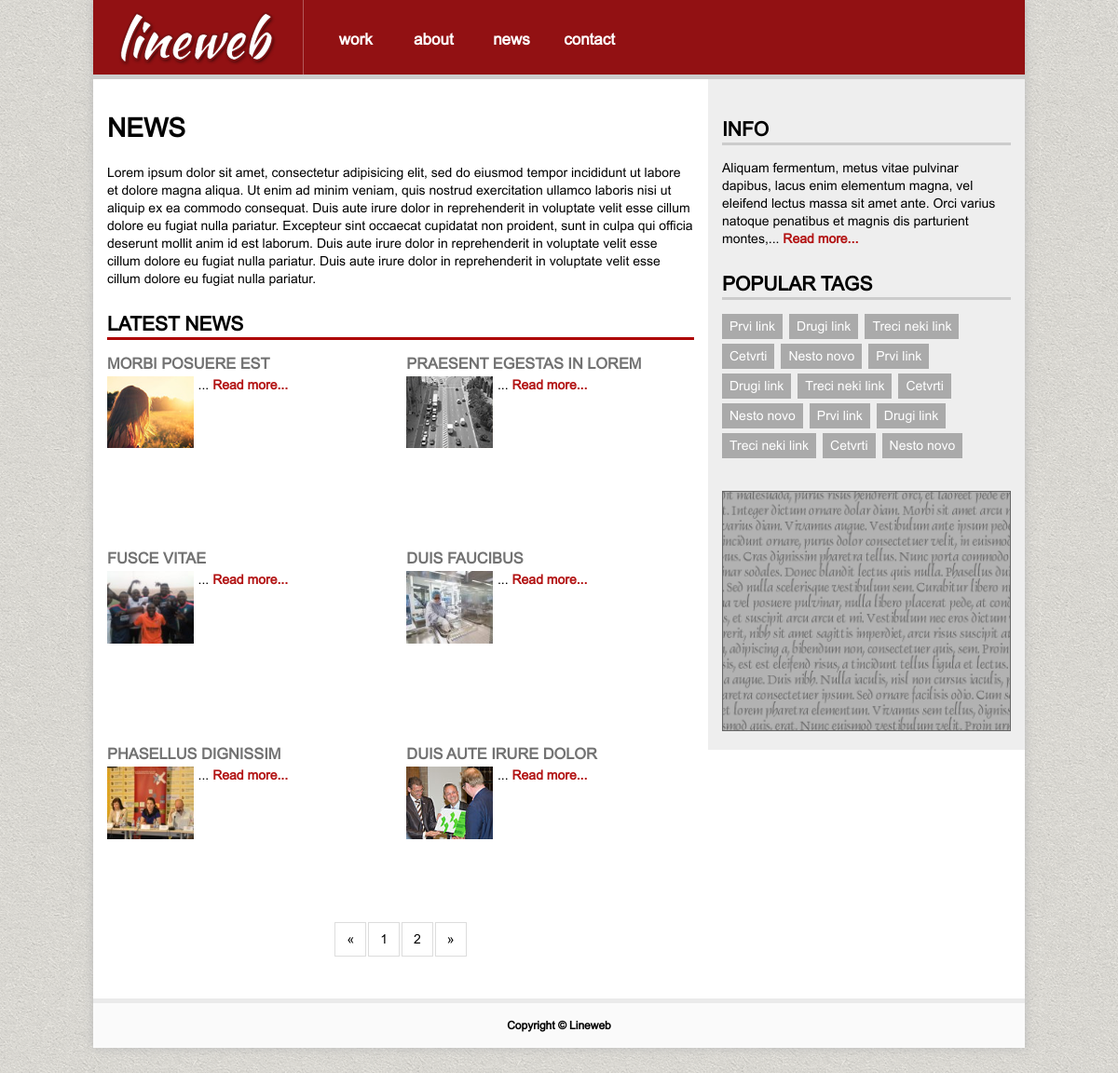
The page /news/index on the database as committed earlier.
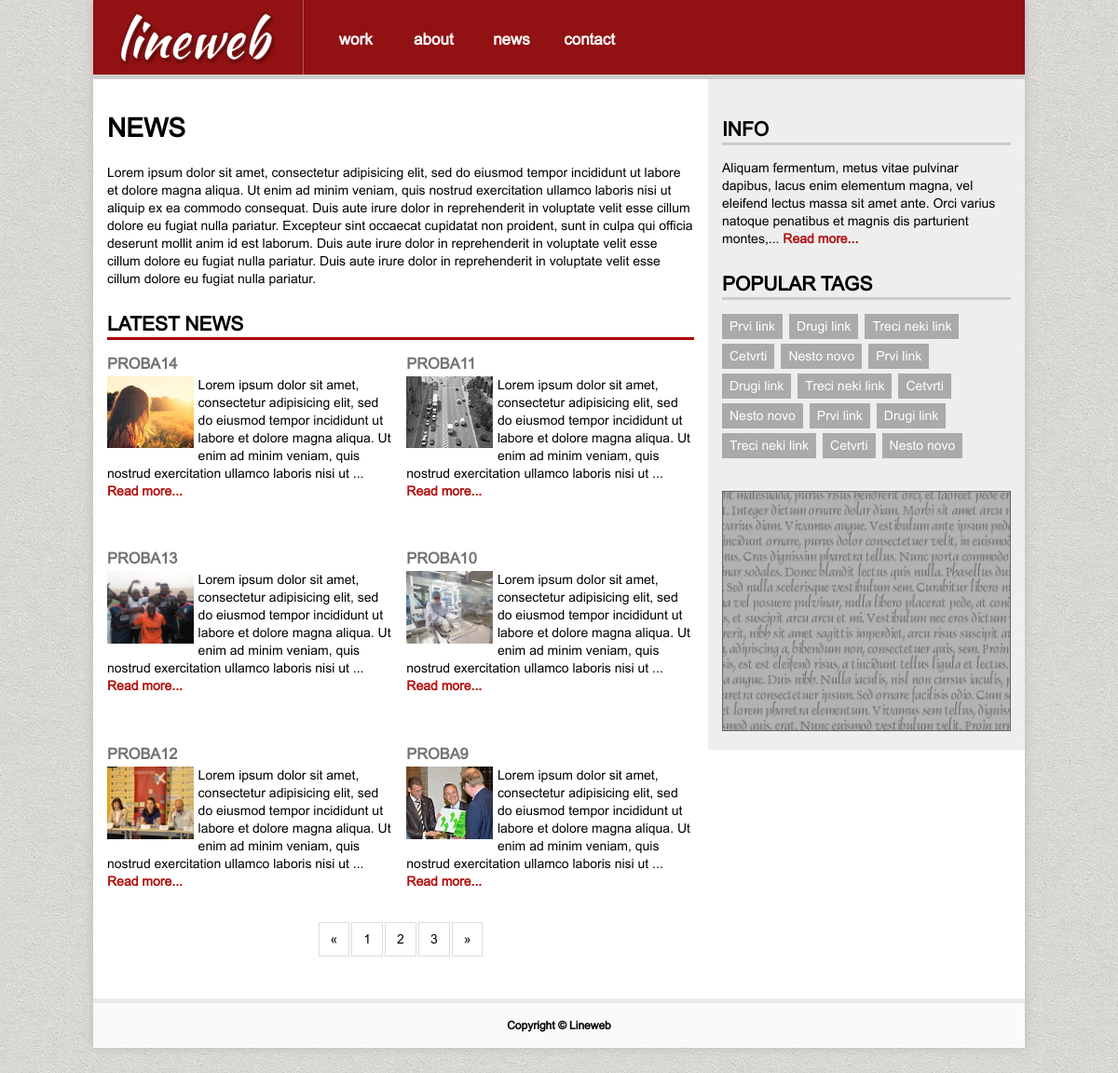
The same page on the database as committed later.
### tables this page shows
CREATE TABLE `news` (
  `id` int(10) NOT NULL,
  `title` varchar(50) NOT NULL,
  `image` varchar(50) NOT NULL,
  `news_text` longtext NOT NULL,
  `id_user` int(10) NOT NULL
);

### controller/news.php (called while the page is built, shortened)
<?php
class news extends Controller{
	public function index($pg){
		$top_six = DBNews::topSix($pg);
		$this->show_view('news');
	}
}

### model/DB.php (called while the page is built, shortened)
<?php
class DB {
	public static $conn;
	public static function getInstance(){
		return self::$conn;
	}
	public function __construct(){
		self::$conn = mysqli_connect(DBSERVER,DBUSER,DBPASS,DBNAME);
	}
	public static function executeSQL($sql) {
		$db = self::getInstance();
		$req = $db->query($sql);
		return $req;
	}
}

### model/DBNews.php (called while the page is built, shortened)
<?php
class DBNews extends DB {
	public static function topSix($pg=0) {
		$sql = 'SELECT * FROM news ORDER BY id DESC LIMIT '.$pg.',6';
		$req = DB::executeSQL($sql);
		$top_six = $req->fetch_all(MYSQLI_ASSOC);
		return $top_six;
	}
}

### view/news.php (the view)
<main class="clearfix">
	<div class="left">
		<h1>NEWS</h1>
		<p>Lorem ipsum dolor sit amet, consectetur adipisicing elit, sed do eiusmod
		tempor incididunt ut labore et dolore magna aliqua. Ut enim ad minim veniam,
		quis nostrud exercitation ullamco laboris nisi ut aliquip ex ea commodo
		consequat. Duis aute irure dolor in reprehenderit in voluptate velit esse
		cillum dolore eu fugiat nulla pariatur. Excepteur sint occaecat cupidatat non
		proident, sunt in culpa qui officia deserunt mollit anim id est laborum. Duis aute irure dolor in reprehenderit in voluptate velit esse	cillum dolore eu fugiat nulla pariatur. Duis aute irure dolor in reprehenderit in voluptate velit esse
		cillum dolore eu fugiat nulla pariatur.</p>
		<div class="treci clearfix" id="content">
			<h2>LATEST NEWS</h2>
			<div class="news_left">
				<div class="news_slider">
					<?php
					foreach ($this->data['content_left'] as $value) {
						?>
							<div clas="single_news_holder">
								<h3><?php echo $value['title']; ?></h3>
								<img src="/lineweb/assets/uploads/images/<?php echo $value['image']; ?>">
								<p class="clearfix"><?php echo substr($value['news_text'], 0, 200).'... '; ?><a href="<?php echo $value['id']; ?>">Read more...</a></p>
							</div>
						<?php
					}
					?>
				</div>
			</div>
			<div class="news_right">
				<div class="news_slider">
					<?php
					foreach ($this->data['content_right'] as $value) {
						?>
							<div clas="single_news_holder">
								<h3><?php echo $value['title']; ?></h3>
								<img src="/lineweb/assets/uploads/images/<?php echo $value['image']; ?>">
								<p class="clearfix"><?php echo substr($value['news_text'], 0, 200).'... '; ?><a href="<?php echo $value['id']; ?>">Read more...</a></p>
							</div>
						<?php
					}
					?>
				</div>
			</div>
			<div class="clearfix"></div>
			<div class="center">
				<div class="pagination">
				    <?php
				    foreach ($this->data['pagination_links'] as $link) {
				    	echo  '<a href="'.$link[0].'">'.$link[1].'</a>';
				    }
				    ?>
				    <div class="clearfix"></div>
				</div>
			</div>
		</div>
	</div>
	<div class="right">
		<div>
			<h2>INFO</h2>
			<p>Aliquam fermentum, metus vitae pulvinar dapibus, lacus enim elementum magna, vel eleifend lectus massa sit amet ante. Orci varius natoque penatibus et magnis dis parturient montes,... <a href="#">Read more...</a></p>
		</div>
		<div class="clearfix">
			<h2>POPULAR TAGS</h2>
			<ul>
				<li><a href="#">Prvi link</a></li>
				<li><a href="#">Drugi link</a></li>
				<li><a href="#">Treci neki link</a></li>
				<li><a href="#">Cetvrti</a></li>
				<li><a href="#">Nesto novo</a></li>
				<li><a href="#">Prvi link</a></li>
				<li><a href="#">Drugi link</a></li>
				<li><a href="#">Treci neki link</a></li>
				<li><a href="#">Cetvrti</a></li>
				<li><a href="#">Nesto novo</a></li>
				<li><a href="#">Prvi link</a></li>
				<li><a href="#">Drugi link</a></li>
				<li><a href="#">Treci neki link</a></li>
				<li><a href="#">Cetvrti</a></li>
				<li><a href="#">Nesto novo</a></li>
			</ul>
		</div>
		<div>
			<img src="../assets/images/reklama.gif">
		</div>
	</div>
</main>

Rows that differ between the two databases and show on the page:
no longer on this page (row edited): news: title "MORBI POSUERE EST", image (picture), shown under "LATEST NEWS"
no longer on this page (row edited): news: title "FUSCE VITAE", image (picture), shown under "LATEST NEWS"
no longer on this page (row edited): news: title "PHASELLUS DIGNISSIM", image (picture), shown under "LATEST NEWS"
no longer on this page (row edited): news: title "PRAESENT EGESTAS IN LOREM", image (picture)
no longer on this page (row edited): news: title "DUIS FAUCIBUS", image (picture)
no longer on this page (row edited): news: title "DUIS AUTE IRURE DOLOR", image (picture)
added news: title "PROBA14", image (picture), news_text "Lorem ipsum dolor sit amet, consectetur adipisicing elit, sed do eiusmod tempor incididunt ut labore et dolore magna aliqua. Ut enim ad minim veniam, quis nostrud exercitation ullamco laboris nisi ut", shown under "LATEST NEWS"
added news: title "PROBA13", image (picture), news_text "Lorem ipsum dolor sit amet, consectetur adipisicing elit, sed do eiusmod tempor incididunt ut labore et dolore magna aliqua. Ut enim ad minim veniam, quis nostrud exercitation ullamco laboris nisi ut", shown under "LATEST NEWS"
added news: title "PROBA12", image (picture), news_text "Lorem ipsum dolor sit amet, consectetur adipisicing elit, sed do eiusmod tempor incididunt ut labore et dolore magna aliqua. Ut enim ad minim veniam, quis nostrud exercitation ullamco laboris nisi ut", shown under "LATEST NEWS"
added news: title "PROBA11", image (picture), news_text "Lorem ipsum dolor sit amet, consectetur adipisicing elit, sed do eiusmod tempor incididunt ut labore et dolore magna aliqua. Ut enim ad minim veniam, quis nostrud exercitation ullamco laboris nisi ut"
added news: title "PROBA10", image (picture), news_text "Lorem ipsum dolor sit amet, consectetur adipisicing elit, sed do eiusmod tempor incididunt ut labore et dolore magna aliqua. Ut enim ad minim veniam, quis nostrud exercitation ullamco laboris nisi ut"
added news: title "PROBA9", image (picture), news_text "Lorem ipsum dolor sit amet, consectetur adipisicing elit, sed do eiusmod tempor incididunt ut labore et dolore magna aliqua. Ut enim ad minim veniam, quis nostrud exercitation ullamco laboris nisi ut"
Other text that changed with them:
new list line: "3"
